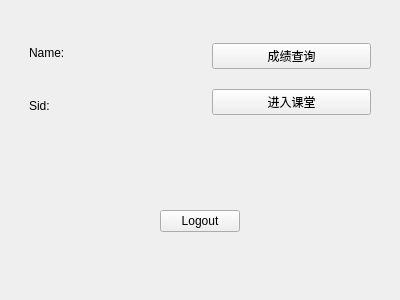
<?xml version="1.0" encoding="UTF-8"?>
<ui version="4.0">
 <class>Student</class>
 <widget class="QWidget" name="Student">
  <property name="geometry">
   <rect>
    <x>0</x>
    <y>0</y>
    <width>400</width>
    <height>300</height>
   </rect>
  </property>
  <property name="windowTitle">
   <string>Form</string>
  </property>
  <layout class="QVBoxLayout" name="verticalLayout_2">
   <item>
    <widget class="QWidget" name="widget_3" native="true">
     <layout class="QHBoxLayout" name="horizontalLayout">
      <item>
       <widget class="QWidget" name="widget" native="true">
        <layout class="QGridLayout" name="gridLayout">
         <item row="0" column="0">
          <widget class="QLabel" name="label">
           <property name="text">
            <string>Name:</string>
           </property>
          </widget>
         </item>
         <item row="0" column="1">
          <widget class="QLabel" name="NameLabel">
           <property name="text">
            <string/>
           </property>
          </widget>
         </item>
         <item row="1" column="0">
          <widget class="QLabel" name="label_3">
           <property name="text">
            <string>Sid:</string>
           </property>
          </widget>
         </item>
         <item row="1" column="1">
          <widget class="QLabel" name="SidLabel">
           <property name="text">
            <string/>
           </property>
          </widget>
         </item>
        </layout>
       </widget>
      </item>
      <item>
       <widget class="QWidget" name="widget_2" native="true">
        <layout class="QGridLayout" name="gridLayout_2">
         <item row="0" column="0">
          <widget class="QPushButton" name="GradesCheckButton">
           <property name="text">
            <string>成绩查询</string>
           </property>
           <property name="autoExclusive">
            <bool>false</bool>
           </property>
          </widget>
         </item>
         <item row="1" column="0">
          <widget class="QPushButton" name="EnterClassButton">
           <property name="text">
            <string>进入课堂</string>
           </property>
          </widget>
         </item>
        </layout>
       </widget>
      </item>
     </layout>
    </widget>
   </item>
   <item>
    <widget class="QWidget" name="widget_4" native="true">
     <layout class="QHBoxLayout" name="horizontalLayout_2">
      <item>
       <spacer name="horizontalSpacer">
        <property name="orientation">
         <enum>Qt::Horizontal</enum>
        </property>
        <property name="sizeHint" stdset="0">
         <size>
          <width>40</width>
          <height>20</height>
         </size>
        </property>
       </spacer>
      </item>
      <item>
       <widget class="QPushButton" name="LogoutButton">
        <property name="text">
         <string>Logout</string>
        </property>
       </widget>
      </item>
      <item>
       <spacer name="horizontalSpacer_2">
        <property name="orientation">
         <enum>Qt::Horizontal</enum>
        </property>
        <property name="sizeHint" stdset="0">
         <size>
          <width>40</width>
          <height>20</height>
         </size>
        </property>
       </spacer>
      </item>
     </layout>
    </widget>
   </item>
  </layout>
 </widget>
 <resources/>
 <connections/>
</ui>
